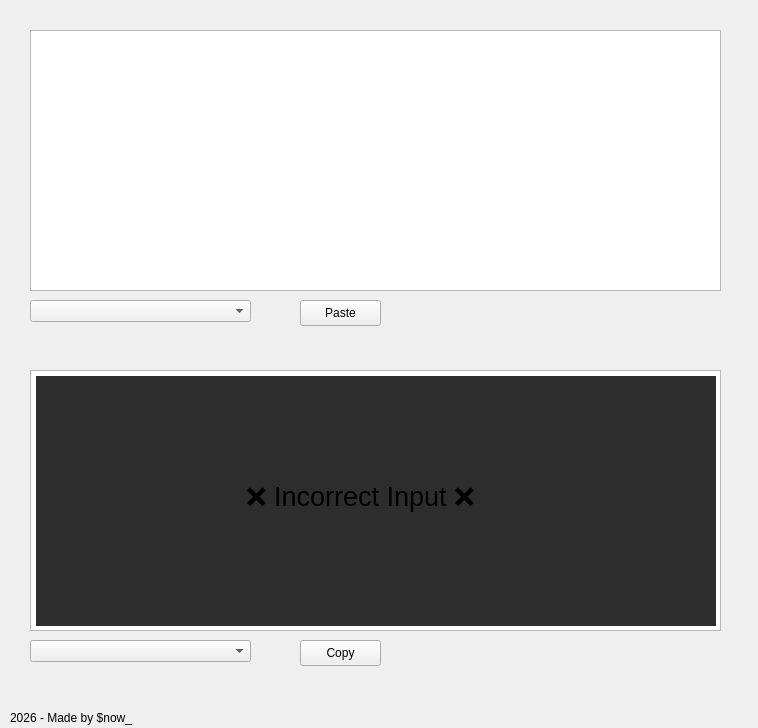
<?xml version="1.0" encoding="UTF-8"?>
<ui version="4.0">
 <class>MainWindow</class>
 <widget class="QMainWindow" name="MainWindow">
  <property name="geometry">
   <rect>
    <x>0</x>
    <y>0</y>
    <width>758</width>
    <height>728</height>
   </rect>
  </property>
  <property name="windowTitle">
   <string>MainWindow</string>
  </property>
  <widget class="QWidget" name="centralwidget">
   <widget class="QPlainTextEdit" name="input_text">
    <property name="geometry">
     <rect>
      <x>30</x>
      <y>30</y>
      <width>691</width>
      <height>261</height>
     </rect>
    </property>
    <property name="plainText">
     <string/>
    </property>
   </widget>
   <widget class="QPlainTextEdit" name="output_text">
    <property name="geometry">
     <rect>
      <x>30</x>
      <y>370</y>
      <width>691</width>
      <height>261</height>
     </rect>
    </property>
    <property name="readOnly">
     <bool>true</bool>
    </property>
    <property name="plainText">
     <string/>
    </property>
   </widget>
   <widget class="QComboBox" name="input_mode">
    <property name="geometry">
     <rect>
      <x>30</x>
      <y>300</y>
      <width>221</width>
      <height>22</height>
     </rect>
    </property>
    <property name="styleSheet">
     <string notr="true">QComboBox QAbstractItemView {
    selection-background-color: #3498db;
	selection-color: white;
}</string>
    </property>
   </widget>
   <widget class="QComboBox" name="output_mode">
    <property name="geometry">
     <rect>
      <x>30</x>
      <y>640</y>
      <width>221</width>
      <height>22</height>
     </rect>
    </property>
    <property name="styleSheet">
     <string notr="true">QComboBox QAbstractItemView {
    selection-background-color: #3498db;
	selection-color: white;
}</string>
    </property>
   </widget>
   <widget class="QLabel" name="author_text">
    <property name="geometry">
     <rect>
      <x>10</x>
      <y>710</y>
      <width>181</width>
      <height>16</height>
     </rect>
    </property>
    <property name="text">
     <string>2026 - Made by $now_</string>
    </property>
   </widget>
   <widget class="QPushButton" name="paste_button">
    <property name="geometry">
     <rect>
      <x>300</x>
      <y>300</y>
      <width>81</width>
      <height>26</height>
     </rect>
    </property>
    <property name="text">
     <string>Paste</string>
    </property>
   </widget>
   <widget class="QPushButton" name="copy_button">
    <property name="geometry">
     <rect>
      <x>300</x>
      <y>640</y>
      <width>81</width>
      <height>26</height>
     </rect>
    </property>
    <property name="text">
     <string>Copy</string>
    </property>
   </widget>
   <widget class="QWidget" name="widget" native="true">
    <property name="geometry">
     <rect>
      <x>36</x>
      <y>376</y>
      <width>680</width>
      <height>250</height>
     </rect>
    </property>
    <property name="styleSheet">
     <string notr="true">background-color: #2d2d2d</string>
    </property>
    <widget class="QLabel" name="label">
     <property name="geometry">
      <rect>
       <x>210</x>
       <y>100</y>
       <width>261</width>
       <height>41</height>
      </rect>
     </property>
     <property name="font">
      <font>
       <pointsize>20</pointsize>
      </font>
     </property>
     <property name="text">
      <string>❌ Incorrect Input ❌</string>
     </property>
    </widget>
   </widget>
  </widget>
 </widget>
 <resources/>
 <connections/>
</ui>
